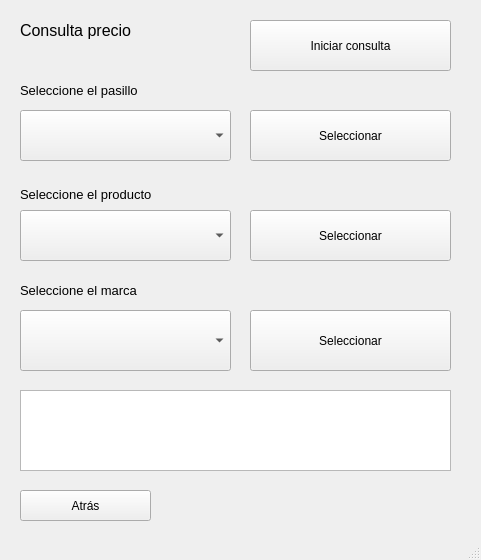
<?xml version="1.0" encoding="UTF-8"?>
<ui version="4.0">
 <class>window_query_price</class>
 <widget class="QMainWindow" name="window_query_price">
  <property name="geometry">
   <rect>
    <x>0</x>
    <y>0</y>
    <width>481</width>
    <height>560</height>
   </rect>
  </property>
  <property name="windowTitle">
   <string>MainWindow</string>
  </property>
  <widget class="QWidget" name="centralwidget">
   <widget class="QLabel" name="label">
    <property name="geometry">
     <rect>
      <x>20</x>
      <y>10</y>
      <width>201</width>
      <height>41</height>
     </rect>
    </property>
    <property name="font">
     <font>
      <pointsize>12</pointsize>
     </font>
    </property>
    <property name="text">
     <string>Consulta precio</string>
    </property>
   </widget>
   <widget class="QComboBox" name="halls">
    <property name="geometry">
     <rect>
      <x>20</x>
      <y>110</y>
      <width>211</width>
      <height>51</height>
     </rect>
    </property>
   </widget>
   <widget class="QLabel" name="label_2">
    <property name="geometry">
     <rect>
      <x>20</x>
      <y>80</y>
      <width>211</width>
      <height>21</height>
     </rect>
    </property>
    <property name="font">
     <font>
      <pointsize>10</pointsize>
     </font>
    </property>
    <property name="text">
     <string>Seleccione el pasillo</string>
    </property>
   </widget>
   <widget class="QPushButton" name="pasilloButton">
    <property name="geometry">
     <rect>
      <x>250</x>
      <y>110</y>
      <width>201</width>
      <height>51</height>
     </rect>
    </property>
    <property name="text">
     <string>Seleccionar</string>
    </property>
   </widget>
   <widget class="QComboBox" name="prods">
    <property name="geometry">
     <rect>
      <x>20</x>
      <y>210</y>
      <width>211</width>
      <height>51</height>
     </rect>
    </property>
   </widget>
   <widget class="QLabel" name="label_3">
    <property name="geometry">
     <rect>
      <x>20</x>
      <y>179</y>
      <width>211</width>
      <height>31</height>
     </rect>
    </property>
    <property name="font">
     <font>
      <pointsize>10</pointsize>
     </font>
    </property>
    <property name="text">
     <string>Seleccione el producto</string>
    </property>
   </widget>
   <widget class="QPushButton" name="prodButton">
    <property name="geometry">
     <rect>
      <x>250</x>
      <y>210</y>
      <width>201</width>
      <height>51</height>
     </rect>
    </property>
    <property name="text">
     <string>Seleccionar</string>
    </property>
   </widget>
   <widget class="QComboBox" name="marca">
    <property name="geometry">
     <rect>
      <x>20</x>
      <y>310</y>
      <width>211</width>
      <height>61</height>
     </rect>
    </property>
   </widget>
   <widget class="QLabel" name="label_4">
    <property name="geometry">
     <rect>
      <x>20</x>
      <y>280</y>
      <width>211</width>
      <height>21</height>
     </rect>
    </property>
    <property name="font">
     <font>
      <pointsize>10</pointsize>
     </font>
    </property>
    <property name="text">
     <string>Seleccione el marca</string>
    </property>
   </widget>
   <widget class="QPushButton" name="marcaButton">
    <property name="geometry">
     <rect>
      <x>250</x>
      <y>310</y>
      <width>201</width>
      <height>61</height>
     </rect>
    </property>
    <property name="text">
     <string>Seleccionar</string>
    </property>
   </widget>
   <widget class="QPushButton" name="pushButton">
    <property name="geometry">
     <rect>
      <x>20</x>
      <y>490</y>
      <width>131</width>
      <height>31</height>
     </rect>
    </property>
    <property name="text">
     <string>Atrás</string>
    </property>
   </widget>
   <widget class="QPushButton" name="start">
    <property name="geometry">
     <rect>
      <x>250</x>
      <y>20</y>
      <width>201</width>
      <height>51</height>
     </rect>
    </property>
    <property name="text">
     <string>Iniciar consulta</string>
    </property>
   </widget>
   <widget class="QListWidget" name="listWidget">
    <property name="geometry">
     <rect>
      <x>20</x>
      <y>390</y>
      <width>431</width>
      <height>81</height>
     </rect>
    </property>
   </widget>
  </widget>
  <widget class="QMenuBar" name="menubar">
   <property name="geometry">
    <rect>
     <x>0</x>
     <y>0</y>
     <width>481</width>
     <height>17</height>
    </rect>
   </property>
  </widget>
  <widget class="QStatusBar" name="statusbar"/>
 </widget>
 <resources/>
 <connections/>
</ui>
